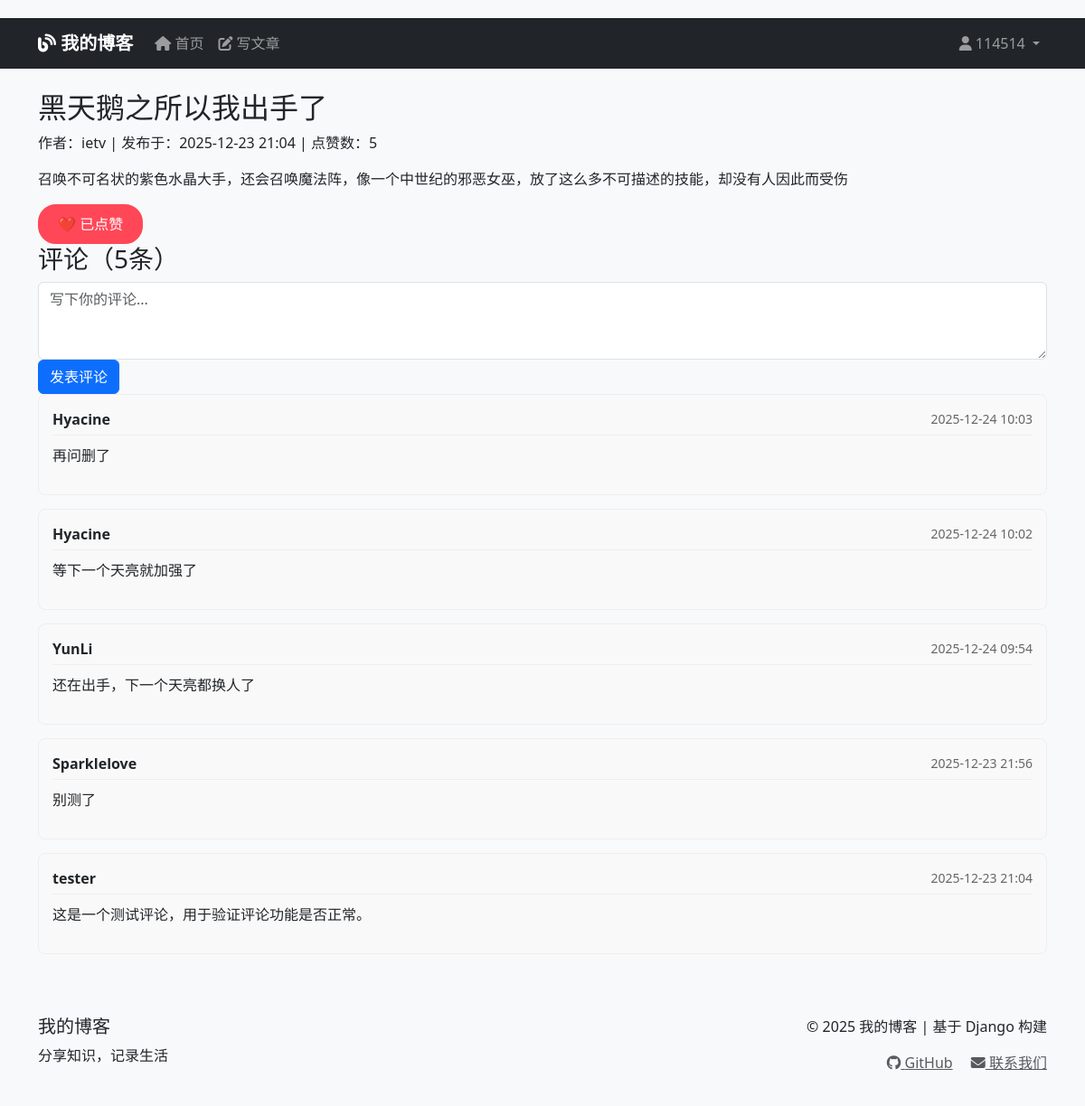
Page /post/5/ (signed in) on the committed database.
### blogs/models.py (models this page shows, shortened)
class BlogPost(models.Model):
    title = models.CharField(max_length=200)
    content = models.TextField()
    owner = models.ForeignKey(User, on_delete=models.CASCADE)
    date_added = models.DateTimeField(auto_now_add=True)
    likes_count = models.PositiveIntegerField(default=0)
    def user_has_liked(self, user):
        if not user.is_authenticated:
            return False
        if not hasattr(user, 'id') or user.id is None:
            return False
        return self.likes.filter(user=user).exists()

class Comment(models.Model):
    post = models.ForeignKey(BlogPost, on_delete=models.CASCADE, related_name='comments')
    author = models.ForeignKey(User, on_delete=models.CASCADE)
    content = models.TextField(max_length=1000)
    created_at = models.DateTimeField(auto_now_add=True)
    updated_at = models.DateTimeField(auto_now=True)
    class Meta:
        ordering = ['-created_at']  # 按时间倒序排列

### blogs/views.py (the view)
# urls.py: path('post/<int:post_id>/', views.post_detail, name='post_detail'),
def post_detail(request, post_id):
    post = get_object_or_404(BlogPost, id=post_id)
    comments = post.comments.all()  # 获取所有评论
    comment_form = CommentForm()
    user_has_liked = False
    if request.user.is_authenticated:
        user_has_liked = post.user_has_liked(request.user)
    context = {
        'post': post,
        'comments': comments,
        'comment_form': comment_form,
        'user_has_liked': user_has_liked,
    }
    return render(request, 'blogs/post_detail.html', context)

### blogs/forms.py
class CommentForm(forms.ModelForm):
    class Meta:
        model = Comment
        fields = ['content']
        widgets = {
            'content': forms.Textarea(attrs={
                'rows': 3,
                'placeholder': '写下你的评论...',
                'class': 'form-control'
            })
        }
        labels = {
            'content': ''
        }

### blogs/templates/blogs/post_detail.html (shortened to what this page needs)
{% extends 'blogs/base.html' %}
{% block content %}
<article>
    <h2>{{ post.title }}</h2>
    <p class="post-meta">
        作者：{{ post.owner.username }} |
        发布于：{{ post.date_added|date:"Y-m-d H:i" }} |
        点赞数：<span id="likes-count">{{ post.likes_count }}</span>
    </p>
    <div class="post-content">
        {{ post.content|linebreaks }}
    </div>
    <div class="like-section">
        {% if user.is_authenticated %}
            <form method="post" action="{% url 'blogs:toggle_like' post.id %}" id="like-form">
                <button type="submit" class="like-btn {% if user_has_liked %}liked{% endif %}">
                    {% if user_has_liked %}
                        ❤️ 已点赞
                    {% else %}
                        🤍 点赞
                    {% endif %}
                </button>
            </form>
        {% else %}
            <p><a href="{% url 'accounts:login' %}">登录</a>后即可点赞</p>
        {% endif %}
    </div>
</article>
<section class="comments-section">
    <h3>评论（{{ comments.count }}条）</h3>
    {% if user.is_authenticated %}
    <form method="post" action="{% url 'blogs:add_comment' post.id %}" class="comment-form">
        <div class="form-group">
            {{ comment_form.content }}
        </div>
        <button type="submit" class="btn btn-primary">发表评论</button>
    </form>
    {% else %}
    <p>请先<a href="{% url 'accounts:login' %}">登录</a>后发表评论</p>
    {% endif %}
    <div class="comments-list">
        {% for comment in comments %}
        <div class="comment">
            <div class="comment-header">
                <strong>{{ comment.author.username }}</strong>
                <span class="comment-time">{{ comment.created_at|date:"Y-m-d H:i" }}</span>
            </div>
            <div class="comment-content">
                {{ comment.content|linebreaks }}
            </div>
        </div>
        {% empty %}
        <p class="no-comments">还没有评论，快来抢沙发吧！</p>
        {% endfor %}
    </div>
</section>
{% endblock %}

### blogs/templates/blogs/base.html (shortened to what this page needs)
<!DOCTYPE html>
<html lang="zh-cn">
<head>
    <link href="https://cdn.jsdelivr.net/npm/bootstrap@5.3.0/dist/css/bootstrap.min.css" rel="stylesheet">
    <link rel="stylesheet" href="https://cdnjs.cloudflare.com/ajax/libs/font-awesome/6.4.0/css/all.min.css">
</head>
<body>
    <nav class="navbar navbar-expand-lg navbar-dark bg-dark">
        <div class="container">
            <a class="navbar-brand" href="{% url 'blogs:index' %}">
                <i class="fas fa-blog"></i> 我的博客
            </a>
            <div class="collapse navbar-collapse" id="navbarNav">
                <ul class="navbar-nav me-auto">
                    <li class="nav-item">
                        <a class="nav-link" href="{% url 'blogs:index' %}">
                            <i class="fas fa-home"></i> 首页
                        </a>
                    </li>
                    <li class="nav-item">
                        <a class="nav-link" href="{% url 'blogs:new_post' %}">
                            <i class="fas fa-edit"></i> 写文章
                        </a>
                    </li>
                </ul>
                <ul class="navbar-nav">
                    {% if user.is_authenticated %}
                    <li class="nav-item dropdown">
                        <a class="nav-link dropdown-toggle" href="#" id="userDropdown" role="button"
                           data-bs-toggle="dropdown" aria-expanded="false">
                            <i class="fas fa-user"></i> {{ user.username }}
                        </a>
                    </li>
                    {% endif %}
                </ul>
            </div>
        </div>
    </nav>
    <div class="container mt-4">
        {% block content %}{% endblock %}
    </div>
    <footer class="mt-5">
        <div class="container">
            <div class="row">
                <div class="col-md-6">
                    <h5>我的博客</h5>
                    <p>分享知识，记录生活</p>
                </div>
                <div class="col-md-6 text-end">
                    <p>&copy; 2025 我的博客 | 基于 Django 构建</p>
                    <p>
                        <a href="#" class="text-muted me-3"><i class="fab fa-github"></i> GitHub</a>
                        <a href="#" class="text-muted"><i class="fas fa-envelope"></i> 联系我们</a>
                    </p>
                </div>
            </div>
        </div>
    </footer>
</body>
</html>

### blogs/templates/blogs/base.html (style rules this page uses)
body { padding-top: 20px; background-color: #f8f9fa; }
.navbar-brand { font-weight: bold; }
footer { margin-top: 50px; padding: 20px 0; background-color: #f8f9fa; }

### blogs/templates/blogs/post_detail.html (style rules this page uses)
.like-btn { background: none; border: 2px solid #ff4757; color: #ff4757; padding: 8px 20px; border-radius: 20px; cursor: pointer; font-size: 16px; transition: all 0.3s; }
.like-btn.liked { background: #ff4757; color: white; }
.comment { border: 1px solid #eee; border-radius: 8px; padding: 15px; margin-bottom: 15px; background: #f9f9f9; }
.comment-header { display: flex; justify-content: space-between; align-items: center; margin-bottom: 10px; border-bottom: 1px solid #eee; padding-bottom: 5px; }
.comment-time { color: #666; font-size: 14px; }

### rows in the picture
BlogPost: title "黑天鹅之所以我出手了", owner.username "ietv", date_added "2025-12-23 21:04", likes_count "5", content "召唤不可名状的紫色水晶大手，还会召唤魔法阵，像一个中世纪的邪恶女巫，放了这么多不可描述的技能，却没有人因此而受伤", count "5"
Comment: author.username "Hyacine", created_at "2025-12-24 10:03", content "再问删了"
Comment: author.username "Hyacine", created_at "2025-12-24 10:02", content "等下一个天亮就加强了"
Comment: author.username "YunLi", created_at "2025-12-24 09:54", content "还在出手，下一个天亮都换人了"
Comment: author.username "Sparklelove", created_at "2025-12-23 21:56", content "别测了"
Comment: author.username "tester", created_at "2025-12-23 21:04", content "这是一个测试评论，用于验证评论功能是否正常。"

### other values in the picture
{{ user.username }} "114514"
